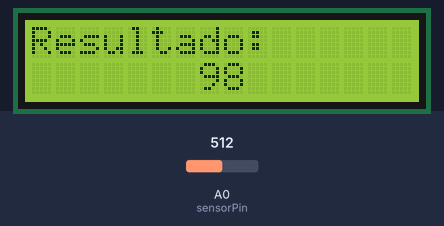
Bench run of a sketch on a simulated Arduino Uno, built with avr-gcc and run on an emulated ATmega328P. Parts: 16×2 character LCD. The test bench sets the inputs (shaded band); at power-on: A0 (sensorPin) = 512. Random numbers use the default seed unless the sketch sets one; what the sketch prints to the serial monitor is not drawn.

Above: at 1.2 s.
1.3 s: A0 (sensorPin) set to 716
At 1.48 s:
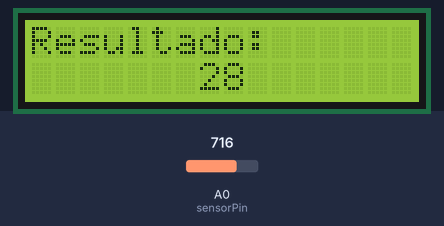
2.8 s: A0 (sensorPin) set to 900
At 3.97 s:
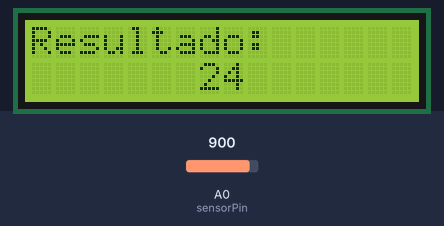
4.3 s: A0 (sensorPin) set to 1023
At 9.8 s:
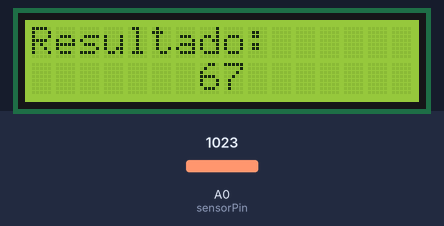
Timing chart, 0 to 11.3 s (numbered marks = the images above; inputs shaded):
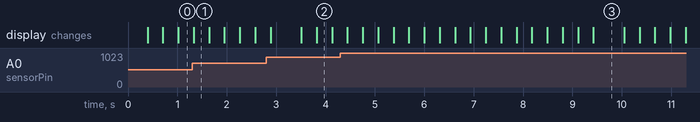

The sketch:

Decodificador_RNG.ino
```cpp
#include<LiquidCrystal_I2C.h>
#include<Wire.h>

#define sensorPin A0
#define pauseButtonPin 0

unsigned long previousMicValue = 0;
bool paused = false;

LiquidCrystal_I2C lcd(0x27, 16, 2);

void setup() {
  pinMode(pauseButtonPin, INPUT_PULLUP);
  Serial.begin(9600);

  Wire.begin();
  lcd.init();
  lcd.backlight();
  lcd.setCursor(0,0);
  lcd.print("Resultado:");
}

void loop() {
  int buttonState = digitalRead(pauseButtonPin);

  if (buttonState == LOW) {
    paused = !paused;  // Alternar entre pausado y no pausado
    delay(200); // Antirebote para evitar multiples lecturas de un solo toque
  }

  if (!paused) {
    unsigned long currentMicValue = analogRead(sensorPin);
    unsigned long noiseDifference = abs(currentMicValue - previousMicValue);
    unsigned long randomValue;
    randomSeed(noiseDifference);
    randomValue = random(100);


    Serial.println(randomValue);

    lcd.setCursor(0, 1);
    lcd.print("       ");
    lcd.print(randomValue);
    lcd.print("  ");

    previousMicValue = currentMicValue;
    delay(300);
  }
}
```

Measured:
- what the display in image 3 shows lasts 0.6 s, from 9.4 s to 10.0 s
